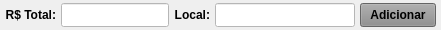
              <widget class="QWidget" name="widget_32" native="true">
               <property name="minimumSize">
                <size>
                 <width>0</width>
                 <height>30</height>
                </size>
               </property>
               <property name="maximumSize">
                <size>
                 <width>16777215</width>
                 <height>30</height>
                </size>
               </property>
               <property name="styleSheet">
                <string notr="true"/>
               </property>
               <layout class="QHBoxLayout" name="horizontalLayout_30">
                <property name="spacing">
                 <number>5</number>
                </property>
                <property name="leftMargin">
                 <number>5</number>
                </property>
                <property name="topMargin">
                 <number>3</number>
                </property>
                <property name="rightMargin">
                 <number>5</number>
                </property>
                <property name="bottomMargin">
                 <number>3</number>
                </property>
                <item>
                 <widget class="QLabel" name="label_66">
                  <property name="minimumSize">
                   <size>
                    <width>0</width>
                    <height>0</height>
                   </size>
                  </property>
                  <property name="maximumSize">
                   <size>
                    <width>60</width>
                    <height>16777215</height>
                   </size>
                  </property>
                  <property name="font">
                   <font>
                    <pointsize>9</pointsize>
                    <weight>75</weight>
                    <bold>true</bold>
                   </font>
                  </property>
                  <property name="text">
                   <string>R$ Total:</string>
                  </property>
                  <property name="alignment">
                   <set>Qt::AlignRight|Qt::AlignTrailing|Qt::AlignVCenter</set>
                  </property>
                 </widget>
                </item>
                <item>
                 <widget class="QLineEdit" name="line_ValorTotal">
                  <property name="sizePolicy">
                   <sizepolicy hsizetype="Preferred" vsizetype="Preferred">
                    <horstretch>0</horstretch>
                    <verstretch>0</verstretch>
                   </sizepolicy>
                  </property>
                  <property name="minimumSize">
                   <size>
                    <width>0</width>
                    <height>0</height>
                   </size>
                  </property>
                  <property name="maximumSize">
                   <size>
                    <width>16777215</width>
                    <height>16777215</height>
                   </size>
                  </property>
                  <property name="font">
                   <font>
                    <pointsize>9</pointsize>
                   </font>
                  </property>
                  <property name="styleSheet">
                   <string notr="true">background-color: rgb(255, 255, 255);</string>
                  </property>
                  <property name="alignment">
                   <set>Qt::AlignCenter</set>
                  </property>
                 </widget>
                </item>
                <item>
                 <widget class="QLabel" name="label_44">
                  <property name="minimumSize">
                   <size>
                    <width>0</width>
                    <height>0</height>
                   </size>
                  </property>
                  <property name="maximumSize">
                   <size>
                    <width>40</width>
                    <height>16777215</height>
                   </size>
                  </property>
                  <property name="font">
                   <font>
                    <pointsize>9</pointsize>
                    <weight>75</weight>
                    <bold>true</bold>
                   </font>
                  </property>
                  <property name="text">
                   <string>Local:</string>
                  </property>
                  <property name="alignment">
                   <set>Qt::AlignRight|Qt::AlignTrailing|Qt::AlignVCenter</set>
                  </property>
                 </widget>
                </item>
                <item>
                 <widget class="QLineEdit" name="line_Local">
                  <property name="sizePolicy">
                   <sizepolicy hsizetype="Preferred" vsizetype="Preferred">
                    <horstretch>0</horstretch>
                    <verstretch>0</verstretch>
                   </sizepolicy>
                  </property>
                  <property name="minimumSize">
                   <size>
                    <width>140</width>
                    <height>0</height>
                   </size>
                  </property>
                  <property name="maximumSize">
                   <size>
                    <width>16777215</width>
                    <height>16777215</height>
                   </size>
                  </property>
                  <property name="font">
                   <font>
                    <pointsize>9</pointsize>
                   </font>
                  </property>
                  <property name="cursor">
                   <cursorShape>IBeamCursor</cursorShape>
                  </property>
                  <property name="styleSheet">
                   <string notr="true">background-color: rgb(255, 255, 255);</string>
                  </property>
                  <property name="inputMask">
                   <string/>
                  </property>
                  <property name="text">
                   <string/>
                  </property>
                  <property name="maxLength">
                   <number>30</number>
                  </property>
                  <property name="frame">
                   <bool>true</bool>
                  </property>
                  <property name="echoMode">
                   <enum>QLineEdit::Normal</enum>
                  </property>
                  <property name="alignment">
                   <set>Qt::AlignCenter</set>
                  </property>
                 </widget>
                </item>
                <item>
                 <widget class="QPushButton" name="btn_AdicionarProd">
                  <property name="sizePolicy">
                   <sizepolicy hsizetype="Preferred" vsizetype="Preferred">
                    <horstretch>0</horstretch>
                    <verstretch>0</verstretch>
                   </sizepolicy>
                  </property>
                  <property name="minimumSize">
                   <size>
                    <width>76</width>
                    <height>0</height>
                   </size>
                  </property>
                  <property name="maximumSize">
                   <size>
                    <width>76</width>
                    <height>16777215</height>
                   </size>
                  </property>
                  <property name="font">
                   <font>
                    <pointsize>9</pointsize>
                    <weight>75</weight>
                    <bold>true</bold>
                   </font>
                  </property>
                  <property name="cursor">
                   <cursorShape>PointingHandCursor</cursorShape>
                  </property>
                  <property name="layoutDirection">
                   <enum>Qt::LeftToRight</enum>
                  </property>
                  <property name="autoFillBackground">
                   <bool>false</bool>
                  </property>
                  <property name="styleSheet">
                   <string notr="true">background-color: rgb(141, 141, 141);</string>
                  </property>
                  <property name="text">
                   <string>Adicionar</string>
                  </property>
                  <property name="checkable">
                   <bool>false</bool>
                  </property>
                  <property name="autoDefault">
                   <bool>false</bool>
                  </property>
                  <property name="default">
                   <bool>false</bool>
                  </property>
                  <property name="flat">
                   <bool>false</bool>
                  </property>
                 </widget>
                </item>
               </layout>
              </widget>
